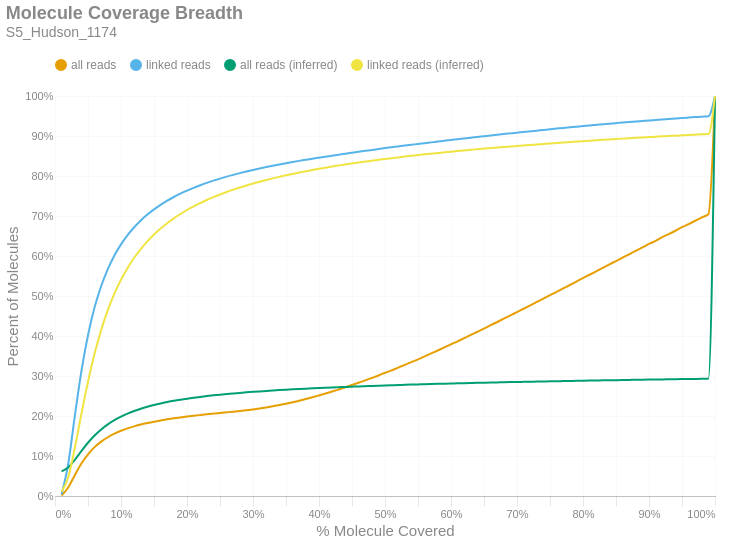

Notebook cell for this chart:
### Markdown cell above
### Molecule Read Coverage
This chart shows molecule coverage breadth as computed by the number of bases aligned to that molecule. In other words, "*how much of each unique long molecule is actually sequenced/aligned?*" Keep in mind there is a distinction between sequences and alignments, since some sequences belonging to a particular molecule may not align well and wouldn't appear in the alignment data. This chart also shows molecule coverage breadth as computed by the *inferred fragment* from which the aligned sequences originate. Unlike read coverage, this calculation takes into account the total insert size, including unsequenced gaps between the forward and reverse reads. Like the previous figures, these are cumulative percents.

### Code cell
if SKIPLR:
    print_html(f"Skipped")
else:
    binned_df = consolidated_hist(valids['coverage_bp'], mask, 0.01, True)
    binned_df_inf = consolidated_hist(valids['coverage_inserts'], mask, 0.01, True)
    binned_df = binned_df.with_columns(pl.lit(binned_df_inf['all reads (cumsum)']).alias('all reads (inferred)'))
    binned_df = binned_df.with_columns(pl.lit(binned_df_inf['linked reads (cumsum)']).alias('linked reads (inferred)'))
    binned_df = binned_df.with_columns(
        (pl.col('bin').cast(pl.Float64) + 0.01).alias('right_edge')
    )

    with SafeRender(binned_df):
        (
            density_plot(binned_df, 'Molecule Coverage Breadth', samplename, 'molcov', ['all reads (inferred)','linked reads (inferred)'])
            .encode(
                #x=alt.X('bin:Q', title="% Molecule Covered").axis(format = '%').scale(padding=0),
                x=alt.X('right_edge:Q', title="% Molecule Covered").axis(format='%').scale(padding=0),
                y=alt.Y('value:Q', title='Percent of Molecules')
                    .axis(format='%')
                    .stack(False)
                    .scale(domainMin=0, padding=0),
                color=alt.Color("key:N").scale(domain = ["all reads", "linked reads", "all reads (inferred)", "linked reads (inferred)"]),
                tooltip = [
                    alt.Tooltip("key:N", title = "Data Type"),
                    alt.Tooltip("range_label:N", title="% Molecule Covered"),
                    alt.Tooltip("value:Q", format = ".2%", title="% Molecules")
                ]
            )
        ).display()

### Figure 1 — Vega-Lite specification as saved in the notebook (floating-point values rounded to 4 significant figures)
{"width": "container", "height": 400, "config": {"title": {"anchor": "start", "dy": -15, "fontSize": 18, "color": "#888888", "subtitleColor": "#888888", "subtitleFontSize": 14}, "arc": {"fill": "#0072B2"}, "axis": {"domainColor": "#888888", "domainWidth": 0.5, "gridWidth": 0.2, "grid": false, "titleFontWeight": 400, "titleFontSize": 15, "labelFontSize": 11, "labelColor": "#888888", "tickColor": "#888888", "tickWidth": 0.2, "titleColor": "#888888"}, "axisBand": {"grid": false}, "axisX": {"grid": true, "tickSize": 10, "domainCap": "round"}, "axisY": {"domain": false, "grid": true, "tickSize": 0, "domainCap": "round"}, "background": "transparent", "header": {"labelFontSize": 15, "labelColor": "#888888", "titleFontSize": 15, "titleFontWeight": 600, "titleColor": "#888888"}, "legend": {"labelFont": "sans-serif", "labelFontSize": 12, "labelColor": "#888888", "symbolSize": 100, "symbolType": "circle", "titleFontSize": 12, "titlePadding": 10, "titleColor": "#888888", "title": null, "orient": "top"}, "range": {"category": ["#E69F00", "#56B4E9", "#009E73", "#F0E442", "#0072B2", "#D55E00", "#CC79A7", "#000000"], "diverging": ["#cfe8f3", "#a2d4ec", "#73bfe2", "#46abdb", "#1696d2", "#12719e"]}, "area": {"fill": "#0072B2", "fillOpacity": 0.7, "line": true, "strokeOpacity": 0.7}, "line": {"color": "#0072B2", "stroke": "#0072B2", "strokeWidth": 2}, "trail": {"color": "#0072B2", "stroke": "#0072B2", "strokeWidth": 0, "size": 1}, "point": {"filled": true, "fillOpacity": 1.0, "size": 95}, "text": {"color": "#888888", "fontSize": 11, "align": "right", "fontWeight": 400, "size": 11}, "bar": {"fill": "#0072B2", "stroke": null}, "view": {"stroke": null, "continuousWidth": 660, "continuousHeight": 400}}, "data": {"name": "data-93ce8e5f27a6d3c148143ff2f8f6db91"}, "mark": {"type": "line", "interpolate": "monotone", "point": {"opacity": 0, "size": 275}}, "encoding": {"color": {"field": "key", "scale": {"domain": ["all reads", "linked reads", "all reads (inferred)", "linked reads (inferred)"]}, "type": "nominal"}, "tooltip": [{"field": "key", "title": "Data Type", "type": "nominal"}, {"field": "range_label", "title": "% Molecule Covered", "type": "nominal"}, {"field": "value", "format": ".2%", "title": "% Molecules", "type": "quantitative"}], "x": {"axis": {"format": "%"}, "field": "right_edge", "scale": {"padding": 0}, "title": "% Molecule Covered", "type": "quantitative"}, "y": {"axis": {"format": "%"}, "field": "value", "scale": {"domainMin": 0, "padding": 0}, "stack": false, "title": "Percent of Molecules", "type": "quantitative"}}, "params": [{"name": "param_c36ac31b6afebe62", "select": {"type": "point", "fields": ["key"]}, "bind": "legend"}], "title": {"text": "Molecule Coverage Breadth", "subtitle": "S5_Hudson_1174"}, "transform": [{"fold": ["all reads (cumsum)", "linked reads (cumsum)", "all reads (inferred)", "linked reads (inferred)"]}, {"calculate": "replace(datum.key, ' (cumsum)', '')", "as": "key"}, {"filter": {"param": "param_c36ac31b6afebe62"}}], "usermeta": {"embedOptions": {"downloadFileName": "S5_Hudson_1174.molcov"}}, "$schema": "https://vega.github.io/schema/vega-lite/v6.1.0.json", "datasets": {"data-93ce8e5f27a6d3c148143ff2f8f6db91": [{"bin": "0.0", "interval": "0.0-0.01", "all reads": 0.001271, "linked reads": 0.004197, "all reads (cumsum)": 0.001271, "linked reads (cumsum)": 0.004197, "range_label": "0.0-0.01", "all reads (inferred)": 0.06164, "linked reads (inferred)": 0.01047, "right_edge": 0.01}, {"bin": "0.01", "interval": "0.01-0.02", "all reads": 0.01989, "linked reads": 0.07578, "all reads (cumsum)": 0.02116, "linked reads (cumsum)": 0.07998, "range_label": "0.01-0.02", "all reads (inferred)": 0.07138, "linked reads (inferred)": 0.04657, "right_edge": 0.02}, {"bin": "0.02", "interval": "0.02-0.03", "all reads": 0.03098, "linked reads": 0.1198, "all reads (cumsum)": 0.05214, "linked reads (cumsum)": 0.1998, "range_label": "0.02-0.03", "all reads (inferred)": 0.09049, "linked reads (inferred)": 0.12, "right_edge": 0.03}, {"bin": "0.03", "interval": "0.03-0.04", "all reads": 0.0289, "linked reads": 0.1121, "all reads (cumsum)": 0.08104, "linked reads (cumsum)": 0.3119, "range_label": "0.03-0.04", "all reads (inferred)": 0.1123, "linked reads (inferred)": 0.2049, "right_edge": 0.04}, {"bin": "0.04", "interval": "0.04-0.05", "all reads": 0.02322, "linked reads": 0.09012, "all reads (cumsum)": 0.1043, "linked reads (cumsum)": 0.4021, "range_label": "0.04-0.05", "all reads (inferred)": 0.1331, "linked reads (inferred)": 0.2856, "right_edge": 0.05}, {"bin": "0.05", "interval": "0.05-0.06", "all reads": 0.01795, "linked reads": 0.06953, "all reads (cumsum)": 0.1222, "linked reads (cumsum)": 0.4716, "range_label": "0.05-0.06", "all reads (inferred)": 0.1512, "linked reads (inferred)": 0.3561, "right_edge": 0.06}, {"bin": "0.06", "interval": "0.06-0.07", "all reads": 0.0138, "linked reads": 0.05338, "all reads (cumsum)": 0.136, "linked reads (cumsum)": 0.525, "range_label": "0.06-0.07", "all reads (inferred)": 0.1664, "linked reads (inferred)": 0.4154, "right_edge": 0.07}, {"bin": "0.07", "interval": "0.07-0.08", "all reads": 0.01091, "linked reads": 0.04223, "all reads (cumsum)": 0.1469, "linked reads (cumsum)": 0.5672, "range_label": "0.07-0.08", "all reads (inferred)": 0.1791, "linked reads (inferred)": 0.4647, "right_edge": 0.08}, {"bin": "0.08", "interval": "0.08-0.09", "all reads": 0.008873, "linked reads": 0.03419, "all reads (cumsum)": 0.1558, "linked reads (cumsum)": 0.6014, "range_label": "0.08-0.09", "all reads (inferred)": 0.1896, "linked reads (inferred)": 0.5059, "right_edge": 0.09}, {"bin": "0.09", "interval": "0.09-0.1", "all reads": 0.007209, "linked reads": 0.0277, "all reads (cumsum)": 0.163, "linked reads (cumsum)": 0.6291, "range_label": "0.09-0.1", "all reads (inferred)": 0.1985, "linked reads (inferred)": 0.5405, "right_edge": 0.1}, {"bin": "0.1", "interval": "0.1-0.11", "all reads": 0.006024, "linked reads": 0.02305, "all reads (cumsum)": 0.169, "linked reads (cumsum)": 0.6521, "range_label": "0.1-0.11", "all reads (inferred)": 0.206, "linked reads (inferred)": 0.57, "right_edge": 0.11}, {"bin": "0.11", "interval": "0.11-0.12", "all reads": 0.005138, "linked reads": 0.01966, "all reads (cumsum)": 0.1742, "linked reads (cumsum)": 0.6718, "range_label": "0.11-0.12", "all reads (inferred)": 0.2126, "linked reads (inferred)": 0.5956, "right_edge": 0.12}, {"bin": "0.12", "interval": "0.12-0.13", "all reads": 0.004481, "linked reads": 0.01713, "all reads (cumsum)": 0.1786, "linked reads (cumsum)": 0.6889, "range_label": "0.12-0.13", "all reads (inferred)": 0.2182, "linked reads (inferred)": 0.6174, "right_edge": 0.13}, {"bin": "0.13", "interval": "0.13-0.14", "all reads": 0.003832, "linked reads": 0.01457, "all reads (cumsum)": 0.1825, "linked reads (cumsum)": 0.7035, "range_label": "0.13-0.14", "all reads (inferred)": 0.2231, "linked reads (inferred)": 0.6366, "right_edge": 0.14}, {"bin": "0.14", "interval": "0.14-0.15", "all reads": 0.003417, "linked reads": 0.01297, "all reads (cumsum)": 0.1859, "linked reads (cumsum)": 0.7165, "range_label": "0.14-0.15", "all reads (inferred)": 0.2275, "linked reads (inferred)": 0.6537, "right_edge": 0.15}, {"bin": "0.15", "interval": "0.15-0.16", "all reads": 0.003023, "linked reads": 0.0114, "all reads (cumsum)": 0.1889, "linked reads (cumsum)": 0.7279, "range_label": "0.15-0.16", "all reads (inferred)": 0.2314, "linked reads (inferred)": 0.6686, "right_edge": 0.16}, {"bin": "0.16", "interval": "0.16-0.17", "all reads": 0.002786, "linked reads": 0.01041, "all reads (cumsum)": 0.1917, "linked reads (cumsum)": 0.7383, "range_label": "0.16-0.17", "all reads (inferred)": 0.2348, "linked reads (inferred)": 0.6819, "right_edge": 0.17}, {"bin": "0.17", "interval": "0.17-0.18", "all reads": 0.0025, "linked reads": 0.009216, "all reads (cumsum)": 0.1942, "linked reads (cumsum)": 0.7475, "range_label": "0.17-0.18", "all reads (inferred)": 0.2379, "linked reads (inferred)": 0.6941, "right_edge": 0.18}, {"bin": "0.18", "interval": "0.18-0.19", "all reads": 0.002282, "linked reads": 0.008282, "all reads (cumsum)": 0.1965, "linked reads (cumsum)": 0.7558, "range_label": "0.18-0.19", "all reads (inferred)": 0.2407, "linked reads (inferred)": 0.7051, "right_edge": 0.19}, {"bin": "0.19", "interval": "0.19-0.2", "all reads": 0.002162, "linked reads": 0.007749, "all reads (cumsum)": 0.1986, "linked reads (cumsum)": 0.7635, "range_label": "0.19-0.2", "all reads (inferred)": 0.2433, "linked reads (inferred)": 0.715, "right_edge": 0.2}, {"bin": "0.2", "interval": "0.2-0.21", "all reads": 0.001991, "linked reads": 0.006957, "all reads (cumsum)": 0.2006, "linked reads (cumsum)": 0.7705, "range_label": "0.2-0.21", "all reads (inferred)": 0.2456, "linked reads (inferred)": 0.7239, "right_edge": 0.21}, {"bin": "0.21", "interval": "0.21-0.22", "all reads": 0.001832, "linked reads": 0.006341, "all reads (cumsum)": 0.2025, "linked reads (cumsum)": 0.7768, "range_label": "0.21-0.22", "all reads (inferred)": 0.2478, "linked reads (inferred)": 0.7323, "right_edge": 0.22}, {"bin": "0.22", "interval": "0.22-0.23", "all reads": 0.001777, "linked reads": 0.005999, "all reads (cumsum)": 0.2042, "linked reads (cumsum)": 0.7828, "range_label": "0.22-0.23", "all reads (inferred)": 0.2497, "linked reads (inferred)": 0.74, "right_edge": 0.23}, {"bin": "0.23", "interval": "0.23-0.24", "all reads": 0.001683, "linked reads": 0.005499, "all reads (cumsum)": 0.2059, "linked reads (cumsum)": 0.7883, "range_label": "0.23-0.24", "all reads (inferred)": 0.2516, "linked reads (inferred)": 0.7472, "right_edge": 0.24}, {"bin": "0.24", "interval": "0.24-0.25", "all reads": 0.001668, "linked reads": 0.005182, "all reads (cumsum)": 0.2076, "linked reads (cumsum)": 0.7935, "range_label": "0.24-0.25", "all reads (inferred)": 0.2533, "linked reads (inferred)": 0.7539, "right_edge": 0.25}, {"bin": "0.25", "interval": "0.25-0.26", "all reads": 0.001591, "linked reads": 0.004833, "all reads (cumsum)": 0.2092, "linked reads (cumsum)": 0.7983, "range_label": "0.25-0.26", "all reads (inferred)": 0.2549, "linked reads (inferred)": 0.7601, "right_edge": 0.26}, {"bin": "0.26", "interval": "0.26-0.27", "all reads": 0.001594, "linked reads": 0.004506, "all reads (cumsum)": 0.2108, "linked reads (cumsum)": 0.8029, "range_label": "0.26-0.27", "all reads (inferred)": 0.2564, "linked reads (inferred)": 0.7658, "right_edge": 0.27}, {"bin": "0.27", "interval": "0.27-0.28", "all reads": 0.00168, "linked reads": 0.004397, "all reads (cumsum)": 0.2125, "linked reads (cumsum)": 0.8072, "range_label": "0.27-0.28", "all reads (inferred)": 0.2578, "linked reads (inferred)": 0.7712, "right_edge": 0.28}, {"bin": "0.28", "interval": "0.28-0.29", "all reads": 0.001871, "linked reads": 0.004104, "all reads (cumsum)": 0.2143, "linked reads (cumsum)": 0.8114, "range_label": "0.28-0.29", "all reads (inferred)": 0.2591, "linked reads (inferred)": 0.7763, "right_edge": 0.29}, {"bin": "0.29", "interval": "0.29-0.3", "all reads": 0.002126, "linked reads": 0.003881, "all reads (cumsum)": 0.2165, "linked reads (cumsum)": 0.8152, "range_label": "0.29-0.3", "all reads (inferred)": 0.2604, "linked reads (inferred)": 0.7811, "right_edge": 0.3}, {"bin": "0.3", "interval": "0.3-0.31", "all reads": 0.002371, "linked reads": 0.003628, "all reads (cumsum)": 0.2188, "linked reads (cumsum)": 0.8189, "range_label": "0.3-0.31", "all reads (inferred)": 0.2615, "linked reads (inferred)": 0.7857, "right_edge": 0.31}, {"bin": "0.31", "interval": "0.31-0.32", "all reads": 0.002642, "linked reads": 0.003461, "all reads (cumsum)": 0.2215, "linked reads (cumsum)": 0.8223, "range_label": "0.31-0.32", "all reads (inferred)": 0.2627, "linked reads (inferred)": 0.7901, "right_edge": 0.32}, {"bin": "0.32", "interval": "0.32-0.33", "all reads": 0.002908, "linked reads": 0.003357, "all reads (cumsum)": 0.2244, "linked reads (cumsum)": 0.8257, "range_label": "0.32-0.33", "all reads (inferred)": 0.2637, "linked reads (inferred)": 0.7941, "right_edge": 0.33}, {"bin": "0.33", "interval": "0.33-0.34", "all reads": 0.003149, "linked reads": 0.003281, "all reads (cumsum)": 0.2275, "linked reads (cumsum)": 0.829, "range_label": "0.33-0.34", "all reads (inferred)": 0.2647, "linked reads (inferred)": 0.7979, "right_edge": 0.34}, {"bin": "0.34", "interval": "0.34-0.35", "all reads": 0.003339, "linked reads": 0.003056, "all reads (cumsum)": 0.2309, "linked reads (cumsum)": 0.832, "range_label": "0.34-0.35", "all reads (inferred)": 0.2657, "linked reads (inferred)": 0.8016, "right_edge": 0.35}, {"bin": "0.35", "interval": "0.35-0.36", "all reads": 0.003657, "linked reads": 0.002929, "all reads (cumsum)": 0.2345, "linked reads (cumsum)": 0.8349, "range_label": "0.35-0.36", "all reads (inferred)": 0.2666, "linked reads (inferred)": 0.8052, "right_edge": 0.36}, {"bin": "0.36", "interval": "0.36-0.37", "all reads": 0.003841, "linked reads": 0.002869, "all reads (cumsum)": 0.2384, "linked reads (cumsum)": 0.8378, "range_label": "0.36-0.37", "all reads (inferred)": 0.2675, "linked reads (inferred)": 0.8087, "right_edge": 0.37}, {"bin": "0.37", "interval": "0.37-0.38", "all reads": 0.004165, "linked reads": 0.002773, "all reads (cumsum)": 0.2425, "linked reads (cumsum)": 0.8406, "range_label": "0.37-0.38", "all reads (inferred)": 0.2684, "linked reads (inferred)": 0.812, "right_edge": 0.38}, {"bin": "0.38", "interval": "0.38-0.39", "all reads": 0.004326, "linked reads": 0.002767, "all reads (cumsum)": 0.2469, "linked reads (cumsum)": 0.8434, "range_label": "0.38-0.39", "all reads (inferred)": 0.2692, "linked reads (inferred)": 0.8151, "right_edge": 0.39}, {"bin": "0.39", "interval": "0.39-0.4", "all reads": 0.004609, "linked reads": 0.002545, "all reads (cumsum)": 0.2515, "linked reads (cumsum)": 0.8459, "range_label": "0.39-0.4", "all reads (inferred)": 0.27, "linked reads (inferred)": 0.818, "right_edge": 0.4}, {"bin": "0.4", "interval": "0.4-0.41", "all reads": 0.004721, "linked reads": 0.002486, "all reads (cumsum)": 0.2562, "linked reads (cumsum)": 0.8484, "range_label": "0.4-0.41", "all reads (inferred)": 0.2707, "linked reads (inferred)": 0.8209, "right_edge": 0.41}, {"bin": "0.41", "interval": "0.41-0.42", "all reads": 0.004982, "linked reads": 0.002496, "all reads (cumsum)": 0.2612, "linked reads (cumsum)": 0.8509, "range_label": "0.41-0.42", "all reads (inferred)": 0.2714, "linked reads (inferred)": 0.8237, "right_edge": 0.42}, {"bin": "0.42", "interval": "0.42-0.43", "all reads": 0.005264, "linked reads": 0.002479, "all reads (cumsum)": 0.2664, "linked reads (cumsum)": 0.8534, "range_label": "0.42-0.43", "all reads (inferred)": 0.2721, "linked reads (inferred)": 0.8263, "right_edge": 0.43}, {"bin": "0.43", "interval": "0.43-0.44", "all reads": 0.005386, "linked reads": 0.002432, "all reads (cumsum)": 0.2718, "linked reads (cumsum)": 0.8558, "range_label": "0.43-0.44", "all reads (inferred)": 0.2728, "linked reads (inferred)": 0.829, "right_edge": 0.44}, {"bin": "0.44", "interval": "0.44-0.45", "all reads": 0.005655, "linked reads": 0.002449, "all reads (cumsum)": 0.2775, "linked reads (cumsum)": 0.8582, "range_label": "0.44-0.45", "all reads (inferred)": 0.2734, "linked reads (inferred)": 0.8314, "right_edge": 0.45}, {"bin": "0.45", "interval": "0.45-0.46", "all reads": 0.005756, "linked reads": 0.002392, "all reads (cumsum)": 0.2832, "linked reads (cumsum)": 0.8606, "range_label": "0.45-0.46", "all reads (inferred)": 0.274, "linked reads (inferred)": 0.8337, "right_edge": 0.46}, {"bin": "0.46", "interval": "0.46-0.47", "all reads": 0.005807, "linked reads": 0.002288, "all reads (cumsum)": 0.289, "linked reads (cumsum)": 0.8629, "range_label": "0.46-0.47", "all reads (inferred)": 0.2746, "linked reads (inferred)": 0.836, "right_edge": 0.47}, {"bin": "0.47", "interval": "0.47-0.48", "all reads": 0.006081, "linked reads": 0.002236, "all reads (cumsum)": 0.2951, "linked reads (cumsum)": 0.8652, "range_label": "0.47-0.48", "all reads (inferred)": 0.2752, "linked reads (inferred)": 0.8383, "right_edge": 0.48}, {"bin": "0.48", "interval": "0.48-0.49", "all reads": 0.006015, "linked reads": 0.002303, "all reads (cumsum)": 0.3011, "linked reads (cumsum)": 0.8675, "range_label": "0.48-0.49", "all reads (inferred)": 0.2758, "linked reads (inferred)": 0.8404, "right_edge": 0.49}, {"bin": "0.49", "interval": "0.49-0.5", "all reads": 0.006955, "linked reads": 0.002289, "all reads (cumsum)": 0.3081, "linked reads (cumsum)": 0.8697, "range_label": "0.49-0.5", "all reads (inferred)": 0.2764, "linked reads (inferred)": 0.8425, "right_edge": 0.5}, {"bin": "0.5", "interval": "0.5-0.51", "all reads": 0.005973, "linked reads": 0.002093, "all reads (cumsum)": 0.3141, "linked reads (cumsum)": 0.8718, "range_label": "0.5-0.51", "all reads (inferred)": 0.2769, "linked reads (inferred)": 0.8446, "right_edge": 0.51}, {"bin": "0.51", "interval": "0.51-0.52", "all reads": 0.006962, "linked reads": 0.002143, "all reads (cumsum)": 0.321, "linked reads (cumsum)": 0.874, "range_label": "0.51-0.52", "all reads (inferred)": 0.2774, "linked reads (inferred)": 0.8465, "right_edge": 0.52}, {"bin": "0.52", "interval": "0.52-0.53", "all reads": 0.006726, "linked reads": 0.002113, "all reads (cumsum)": 0.3277, "linked reads (cumsum)": 0.8761, "range_label": "0.52-0.53", "all reads (inferred)": 0.2779, "linked reads (inferred)": 0.8485, "right_edge": 0.53}, {"bin": "0.53", "interval": "0.53-0.54", "all reads": 0.00699, "linked reads": 0.002039, "all reads (cumsum)": 0.3347, "linked reads (cumsum)": 0.8781, "range_label": "0.53-0.54", "all reads (inferred)": 0.2784, "linked reads (inferred)": 0.8504, "right_edge": 0.54}, {"bin": "0.54", "interval": "0.54-0.55", "all reads": 0.006939, "linked reads": 0.001905, "all reads (cumsum)": 0.3417, "linked reads (cumsum)": 0.88, "range_label": "0.54-0.55", "all reads (inferred)": 0.2789, "linked reads (inferred)": 0.8523, "right_edge": 0.55}, {"bin": "0.55", "interval": "0.55-0.56", "all reads": 0.007382, "linked reads": 0.00205, "all reads (cumsum)": 0.3491, "linked reads (cumsum)": 0.8821, "range_label": "0.55-0.56", "all reads (inferred)": 0.2794, "linked reads (inferred)": 0.8542, "right_edge": 0.56}, {"bin": "0.56", "interval": "0.56-0.57", "all reads": 0.007371, "linked reads": 0.001976, "all reads (cumsum)": 0.3564, "linked reads (cumsum)": 0.8841, "range_label": "0.56-0.57", "all reads (inferred)": 0.2799, "linked reads (inferred)": 0.8559, "right_edge": 0.57}, {"bin": "0.57", "interval": "0.57-0.58", "all reads": 0.007365, "linked reads": 0.002035, "all reads (cumsum)": 0.3638, "linked reads (cumsum)": 0.8861, "range_label": "0.57-0.58", "all reads (inferred)": 0.2803, "linked reads (inferred)": 0.8576, "right_edge": 0.58}, {"bin": "0.58", "interval": "0.58-0.59", "all reads": 0.007612, "linked reads": 0.002015, "all reads (cumsum)": 0.3714, "linked reads (cumsum)": 0.8881, "range_label": "0.58-0.59", "all reads (inferred)": 0.2808, "linked reads (inferred)": 0.8591, "right_edge": 0.59}, {"bin": "0.59", "interval": "0.59-0.6", "all reads": 0.007825, "linked reads": 0.001968, "all reads (cumsum)": 0.3792, "linked reads (cumsum)": 0.8901, "range_label": "0.59-0.6", "all reads (inferred)": 0.2812, "linked reads (inferred)": 0.8608, "right_edge": 0.6}, {"bin": "0.6", "interval": "0.6-0.61", "all reads": 0.007538, "linked reads": 0.001806, "all reads (cumsum)": 0.3868, "linked reads (cumsum)": 0.8919, "range_label": "0.6-0.61", "all reads (inferred)": 0.2816, "linked reads (inferred)": 0.8624, "right_edge": 0.61}, {"bin": "0.61", "interval": "0.61-0.62", "all reads": 0.007965, "linked reads": 0.002002, "all reads (cumsum)": 0.3947, "linked reads (cumsum)": 0.8939, "range_label": "0.61-0.62", "all reads (inferred)": 0.282, "linked reads (inferred)": 0.864, "right_edge": 0.62}, {"bin": "0.62", "interval": "0.62-0.63", "all reads": 0.007942, "linked reads": 0.001841, "all reads (cumsum)": 0.4027, "linked reads (cumsum)": 0.8957, "range_label": "0.62-0.63", "all reads (inferred)": 0.2824, "linked reads (inferred)": 0.8655, "right_edge": 0.63}, {"bin": "0.63", "interval": "0.63-0.64", "all reads": 0.007972, "linked reads": 0.001886, "all reads (cumsum)": 0.4106, "linked reads (cumsum)": 0.8976, "range_label": "0.63-0.64", "all reads (inferred)": 0.2828, "linked reads (inferred)": 0.867, "right_edge": 0.64}, {"bin": "0.64", "interval": "0.64-0.65", "all reads": 0.007884, "linked reads": 0.001839, "all reads (cumsum)": 0.4185, "linked reads (cumsum)": 0.8995, "range_label": "0.64-0.65", "all reads (inferred)": 0.2832, "linked reads (inferred)": 0.8685, "right_edge": 0.65}, {"bin": "0.65", "interval": "0.65-0.66", "all reads": 0.008447, "linked reads": 0.001871, "all reads (cumsum)": 0.427, "linked reads (cumsum)": 0.9013, "range_label": "0.65-0.66", "all reads (inferred)": 0.2836, "linked reads (inferred)": 0.8699, "right_edge": 0.66}, {"bin": "0.66", "interval": "0.66-0.67", "all reads": 0.008043, "linked reads": 0.001791, "all reads (cumsum)": 0.435, "linked reads (cumsum)": 0.9031, "range_label": "0.66-0.67", "all reads (inferred)": 0.284, "linked reads (inferred)": 0.8713, "right_edge": 0.67}, {"bin": "0.67", "interval": "0.67-0.68", "all reads": 0.008348, "linked reads": 0.001752, "all reads (cumsum)": 0.4434, "linked reads (cumsum)": 0.9049, "range_label": "0.67-0.68", "all reads (inferred)": 0.2843, "linked reads (inferred)": 0.8726, "right_edge": 0.68}, {"bin": "0.68", "interval": "0.68-0.69", "all reads": 0.008103, "linked reads": 0.001702, "all reads (cumsum)": 0.4515, "linked reads (cumsum)": 0.9066, "range_label": "0.68-0.69", "all reads (inferred)": 0.2847, "linked reads (inferred)": 0.8739, "right_edge": 0.69}, {"bin": "0.69", "interval": "0.69-0.7", "all reads": 0.008396, "linked reads": 0.001712, "all reads (cumsum)": 0.4599, "linked reads (cumsum)": 0.9083, "range_label": "0.69-0.7", "all reads (inferred)": 0.285, "linked reads (inferred)": 0.8752, "right_edge": 0.7}, {"bin": "0.7", "interval": "0.7-0.71", "all reads": 0.008269, "linked reads": 0.001746, "all reads (cumsum)": 0.4681, "linked reads (cumsum)": 0.91, "range_label": "0.7-0.71", "all reads (inferred)": 0.2854, "linked reads (inferred)": 0.8765, "right_edge": 0.71}, {"bin": "0.71", "interval": "0.71-0.72", "all reads": 0.008406, "linked reads": 0.001698, "all reads (cumsum)": 0.4765, "linked reads (cumsum)": 0.9117, "range_label": "0.71-0.72", "all reads (inferred)": 0.2857, "linked reads (inferred)": 0.8776, "right_edge": 0.72}, {"bin": "0.72", "interval": "0.72-0.73", "all reads": 0.008534, "linked reads": 0.001689, "all reads (cumsum)": 0.4851, "linked reads (cumsum)": 0.9134, "range_label": "0.72-0.73", "all reads (inferred)": 0.286, "linked reads (inferred)": 0.8789, "right_edge": 0.73}, {"bin": "0.73", "interval": "0.73-0.74", "all reads": 0.008335, "linked reads": 0.001662, "all reads (cumsum)": 0.4934, "linked reads (cumsum)": 0.9151, "range_label": "0.73-0.74", "all reads (inferred)": 0.2864, "linked reads (inferred)": 0.8802, "right_edge": 0.74}, {"bin": "0.74", "interval": "0.74-0.75", "all reads": 0.008794, "linked reads": 0.001763, "all reads (cumsum)": 0.5022, "linked reads (cumsum)": 0.9168, "range_label": "0.74-0.75", "all reads (inferred)": 0.2867, "linked reads (inferred)": 0.8815, "right_edge": 0.75}, {"bin": "0.75", "interval": "0.75-0.76", "all reads": 0.008265, "linked reads": 0.001624, "all reads (cumsum)": 0.5105, "linked reads (cumsum)": 0.9185, "range_label": "0.75-0.76", "all reads (inferred)": 0.287, "linked reads (inferred)": 0.8826, "right_edge": 0.76}, {"bin": "0.76", "interval": "0.76-0.77", "all reads": 0.008574, "linked reads": 0.001616, "all reads (cumsum)": 0.519, "linked reads (cumsum)": 0.9201, "range_label": "0.76-0.77", "all reads (inferred)": 0.2873, "linked reads (inferred)": 0.8837, "right_edge": 0.77}, {"bin": "0.77", "interval": "0.77-0.78", "all reads": 0.008472, "linked reads": 0.001621, "all reads (cumsum)": 0.5275, "linked reads (cumsum)": 0.9217, "range_label": "0.77-0.78", "all reads (inferred)": 0.2876, "linked reads (inferred)": 0.8849, "right_edge": 0.78}, {"bin": "0.78", "interval": "0.78-0.79", "all reads": 0.008526, "linked reads": 0.001552, "all reads (cumsum)": 0.536, "linked reads (cumsum)": 0.9233, "range_label": "0.78-0.79", "all reads (inferred)": 0.2879, "linked reads (inferred)": 0.886, "right_edge": 0.79}, {"bin": "0.79", "interval": "0.79-0.8", "all reads": 0.008862, "linked reads": 0.001635, "all reads (cumsum)": 0.5449, "linked reads (cumsum)": 0.9249, "range_label": "0.79-0.8", "all reads (inferred)": 0.2882, "linked reads (inferred)": 0.8871, "right_edge": 0.8}, {"bin": "0.8", "interval": "0.8-0.81", "all reads": 0.008211, "linked reads": 0.001499, "all reads (cumsum)": 0.5531, "linked reads (cumsum)": 0.9264, "range_label": "0.8-0.81", "all reads (inferred)": 0.2885, "linked reads (inferred)": 0.8882, "right_edge": 0.81}, {"bin": "0.81", "interval": "0.81-0.82", "all reads": 0.008496, "linked reads": 0.001406, "all reads (cumsum)": 0.5616, "linked reads (cumsum)": 0.9278, "range_label": "0.81-0.82", "all reads (inferred)": 0.2888, "linked reads (inferred)": 0.8893, "right_edge": 0.82}, {"bin": "0.82", "interval": "0.82-0.83", "all reads": 0.008621, "linked reads": 0.001431, "all reads (cumsum)": 0.5702, "linked reads (cumsum)": 0.9292, "range_label": "0.82-0.83", "all reads (inferred)": 0.2891, "linked reads (inferred)": 0.8903, "right_edge": 0.83}, {"bin": "0.83", "interval": "0.83-0.84", "all reads": 0.008602, "linked reads": 0.001476, "all reads (cumsum)": 0.5788, "linked reads (cumsum)": 0.9307, "range_label": "0.83-0.84", "all reads (inferred)": 0.2894, "linked reads (inferred)": 0.8914, "right_edge": 0.84}, {"bin": "0.84", "interval": "0.84-0.85", "all reads": 0.008438, "linked reads": 0.001409, "all reads (cumsum)": 0.5873, "linked reads (cumsum)": 0.9321, "range_label": "0.84-0.85", "all reads (inferred)": 0.2897, "linked reads (inferred)": 0.8924, "right_edge": 0.85}, {"bin": "0.85", "interval": "0.85-0.86", "all reads": 0.00858, "linked reads": 0.001382, "all reads (cumsum)": 0.5959, "linked reads (cumsum)": 0.9335, "range_label": "0.85-0.86", "all reads (inferred)": 0.2899, "linked reads (inferred)": 0.8934, "right_edge": 0.86}, {"bin": "0.86", "interval": "0.86-0.87", "all reads": 0.008443, "linked reads": 0.001304, "all reads (cumsum)": 0.6043, "linked reads (cumsum)": 0.9348, "range_label": "0.86-0.87", "all reads (inferred)": 0.2902, "linked reads (inferred)": 0.8944, "right_edge": 0.87}, {"bin": "0.87", "interval": "0.87-0.88", "all reads": 0.008584, "linked reads": 0.001369, "all reads (cumsum)": 0.6129, "linked reads (cumsum)": 0.9362, "range_label": "0.87-0.88", "all reads (inferred)": 0.2905, "linked reads (inferred)": 0.8954, "right_edge": 0.88}, {"bin": "0.88", "interval": "0.88-0.89", "all reads": 0.008478, "linked reads": 0.001339, "all reads (cumsum)": 0.6214, "linked reads (cumsum)": 0.9375, "range_label": "0.88-0.89", "all reads (inferred)": 0.2908, "linked reads (inferred)": 0.8964, "right_edge": 0.89}, {"bin": "0.89", "interval": "0.89-0.9", "all reads": 0.008713, "linked reads": 0.001361, "all reads (cumsum)": 0.6301, "linked reads (cumsum)": 0.9389, "range_label": "0.89-0.9", "all reads (inferred)": 0.291, "linked reads (inferred)": 0.8973, "right_edge": 0.9}, {"bin": "0.9", "interval": "0.9-0.91", "all reads": 0.007921, "linked reads": 0.001238, "all reads (cumsum)": 0.638, "linked reads (cumsum)": 0.9401, "range_label": "0.9-0.91", "all reads (inferred)": 0.2913, "linked reads (inferred)": 0.8982, "right_edge": 0.91}, {"bin": "0.91", "interval": "0.91-0.92", "all reads": 0.009113, "linked reads": 0.001259, "all reads (cumsum)": 0.6471, "linked reads (cumsum)": 0.9414, "range_label": "0.91-0.92", "all reads (inferred)": 0.2915, "linked reads (inferred)": 0.8991, "right_edge": 0.92}, {"bin": "0.92", "interval": "0.92-0.93", "all reads": 0.007674, "linked reads": 0.001171, "all reads (cumsum)": 0.6548, "linked reads (cumsum)": 0.9425, "range_label": "0.92-0.93", "all reads (inferred)": 0.2917, "linked reads (inferred)": 0.9, "right_edge": 0.93}, {"bin": "0.93", "interval": "0.93-0.94", "all reads": 0.008355, "linked reads": 0.001248, "all reads (cumsum)": 0.6631, "linked reads (cumsum)": 0.9438, "range_label": "0.93-0.94", "all reads (inferred)": 0.292, "linked reads (inferred)": 0.9007, "right_edge": 0.94}, {"bin": "0.94", "interval": "0.94-0.95", "all reads": 0.009003, "linked reads": 0.001205, "all reads (cumsum)": 0.6721, "linked reads (cumsum)": 0.945, "range_label": "0.94-0.95", "all reads (inferred)": 0.2922, "linked reads (inferred)": 0.9016, "right_edge": 0.95}, {"bin": "0.95", "interval": "0.95-0.96", "all reads": 0.007411, "linked reads": 0.001118, "all reads (cumsum)": 0.6795, "linked reads (cumsum)": 0.9461, "range_label": "0.95-0.96", "all reads (inferred)": 0.2925, "linked reads (inferred)": 0.9024, "right_edge": 0.96}, {"bin": "0.96", "interval": "0.96-0.97", "all reads": 0.008594, "linked reads": 0.001107, "all reads (cumsum)": 0.6881, "linked reads (cumsum)": 0.9472, "range_label": "0.96-0.97", "all reads (inferred)": 0.2927, "linked reads (inferred)": 0.9032, "right_edge": 0.97}, {"bin": "0.97", "interval": "0.97-0.98", "all reads": 0.008641, "linked reads": 0.001122, "all reads (cumsum)": 0.6968, "linked reads (cumsum)": 0.9483, "range_label": "0.97-0.98", "all reads (inferred)": 0.293, "linked reads (inferred)": 0.9041, "right_edge": 0.98}, {"bin": "0.98", "interval": "0.98-0.99", "all reads": 0.007705, "linked reads": 0.001025, "all reads (cumsum)": 0.7045, "linked reads (cumsum)": 0.9494, "range_label": "0.98-0.99", "all reads (inferred)": 0.2932, "linked reads (inferred)": 0.9048, "right_edge": 0.99}, {"bin": "0.99", "interval": "0.99-1.0", "all reads": 0.2955, "linked reads": 0.05064, "all reads (cumsum)": 1.0, "linked reads (cumsum)": 1.0, "range_label": "0.99-1.0", "all reads (inferred)": 1.0, "linked reads (inferred)": 1.0, "right_edge": 1.0}]}}
